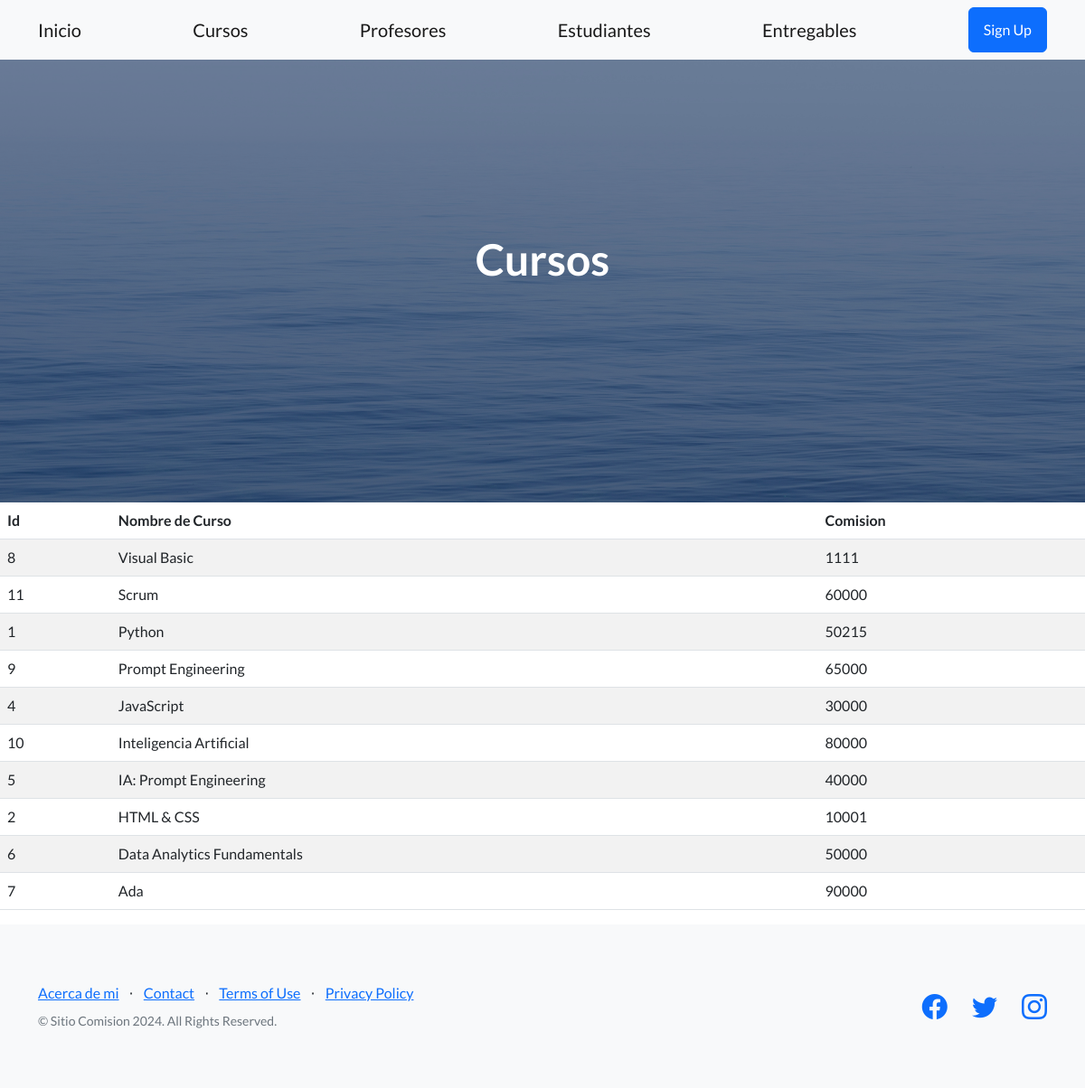
Screenshot of /cursos/ with the database file from the repository.
### aplicacion/models.py (models this page shows, shortened)
class Curso(models.Model):
    nombre = models.CharField(max_length=50)
    comision = models.IntegerField()
    class Meta:
        ordering = ["-nombre"]

### aplicacion/views.py (the view)
# urls.py: path('cursos/', cursos, name="cursos"),
def cursos(request):
    contexto = {'cursos': Curso.objects.all()}
    return render(request, "aplicacion/cursos.html", contexto)

### aplicacion/templates/aplicacion/cursos.html
{% extends "aplicacion/index.html" %}
{% block titulo %}
<h1 class="mb-5">Cursos</h1>
{% endblock titulo %}
{% block contenido %}
<table class="table table-striped">
    <thead>
        <tr>
            <th>Id</th>
            <th>Nombre de Curso</th>
            <th>Comision</th>
        </tr>
    </thead>
    <tbody>
    {% for c in cursos  %}
        <tr>
            <td>{{ c.id }}</td>
            <td>{{ c.nombre }}</td>
            <td>{{ c.comision }}</td>
        </tr>
    {% endfor %}
    </tbody>
</table>
{% endblock contenido %}

### aplicacion/templates/aplicacion/index.html (shortened to what this page needs)
<!DOCTYPE html>
<html lang="en">
    <head>
        {% load static %}
        <link href="https://cdn.jsdelivr.net/npm/bootstrap-icons@1.5.0/font/bootstrap-icons.css" rel="stylesheet" type="text/css" />
        <link href="{% static  'css/styles.css' %}" rel="stylesheet" />
    </head>
    <body>
        <nav class="navbar navbar-light bg-light static-top">
            <div class="container">
                <a class="navbar-brand" href="{% url 'home' %}">Inicio</a>
                <a class="navbar-brand" href="{% url 'cursos' %}">Cursos</a>
                <a class="navbar-brand" href="{% url 'profesores' %}">Profesores</a>
                <a class="navbar-brand" href="{% url 'estudiantes' %}">Estudiantes</a>
                <a class="navbar-brand" href="{% url 'entregables' %}">Entregables</a>
                <a class="btn btn-primary" href="#signup">Sign Up</a>
            </div>
        </nav>
        <header class="masthead">
            <div class="container position-relative">
                <div class="row justify-content-center">
                    <div class="col-xl-6">
                        <div class="text-center text-white">
                            {% block titulo %}{% endblock titulo %}
                        </div>
                    </div>
                </div>
            </div>
        </header>
        {% block contenido %}
        {% endblock contenido %}
        <footer class="footer bg-light">
            <div class="container">
                <div class="row">
                    <div class="col-lg-6 h-100 text-center text-lg-start my-auto">
                        <ul class="list-inline mb-2">
                            <li class="list-inline-item"><a href="{% url 'acerca_de_mi' %}">Acerca de mi</a></li>
                            <li class="list-inline-item">⋅</li>
                            <li class="list-inline-item"><a href="#!">Contact</a></li>
                            <li class="list-inline-item">⋅</li>
                            <li class="list-inline-item"><a href="#!">Terms of Use</a></li>
                            <li class="list-inline-item">⋅</li>
                            <li class="list-inline-item"><a href="#!">Privacy Policy</a></li>
                        </ul>
                        <p class="text-muted small mb-4 mb-lg-0">&copy; Sitio Comision 2024. All Rights Reserved.</p>
                    </div>
                    <div class="col-lg-6 h-100 text-center text-lg-end my-auto">
                        <ul class="list-inline mb-0">
                            <li class="list-inline-item me-4">
                                <a href="#!"><i class="bi-facebook fs-3"></i></a>
                            </li>
                            <li class="list-inline-item me-4">
                                <a href="#!"><i class="bi-twitter fs-3"></i></a>
                            </li>
                            <li class="list-inline-item">
                                <a href="#!"><i class="bi-instagram fs-3"></i></a>
                            </li>
                        </ul>
                    </div>
                </div>
            </div>
        </footer>
    </body>
</html>

### rows the page displays
Curso: id "8", nombre "Visual Basic", comision "1111"
Curso: id "11", nombre "Scrum", comision "60000"
Curso: id "1", nombre "Python", comision "50215"
Curso: id "9", nombre "Prompt Engineering", comision "65000"
Curso: id "4", nombre "JavaScript", comision "30000"
Curso: id "10", nombre "Inteligencia Artificial", comision "80000"
Curso: id "5", nombre "IA: Prompt Engineering", comision "40000"
Curso: id "2", nombre "HTML & CSS", comision "10001"
Curso: id "6", nombre "Data Analytics Fundamentals", comision "50000"
Curso: id "7", nombre "Ada", comision "90000"
